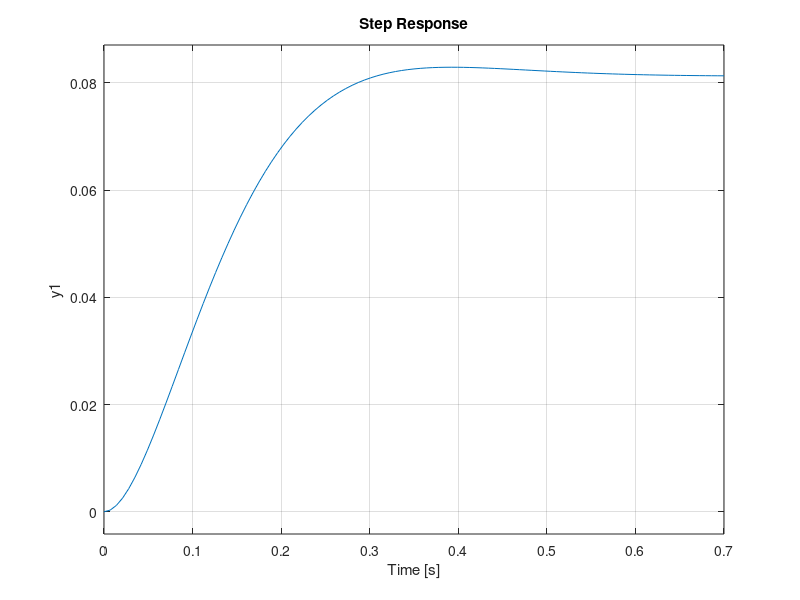

Write MATLAB code to recreate this figure.
% Inverted Pendulum
clear, clc
 
l = 0.5;  m = 0.3; c = 0.06; g = 9.8;               
 
A = [0 1; g/l -c/(m*l^2)];
B = [0; 1/(m*l^2)];
C = [1, 0];
D = 0;
 
SYS = ss(A, B, C, D);
K = place(A, B, [-10+8i,-10-8i]);
 
SYSc = ss(A-B*K, B, C, D);
step(SYSc)
